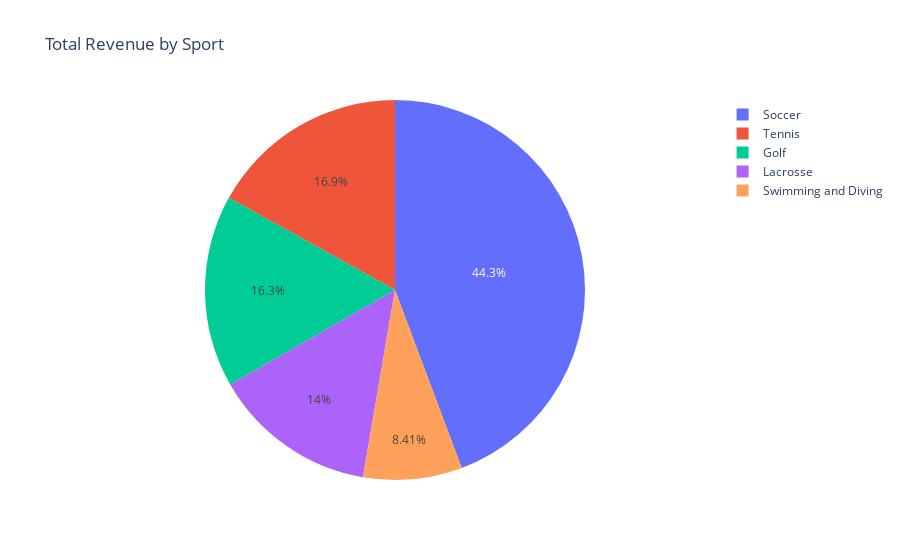

Write notebook code for a chart like this one.
### Code cell
# Make your pie or scatteplot using plotly 
fig = px.pie(df_5, names='sports', values='Total_Revenue', title='Total Revenue by Sport')
fig.show()

### Figure 1 — Plotly figure (JSON) as saved in the notebook; plotly's stock layout.template omitted (floating-point values rounded to 4 significant figures; data arrays with more than 128 entries replaced by an {"elided": "..."} marker saying what was removed)
{"data": [{"domain": {"x": [0, 1], "y": [0, 1]}, "hovertemplate": "sports=%{label}<br>Total_Revenue=%{value}<extra></extra>", "labels": {"elided": "18822 str values"}, "legendgroup": "", "name": "", "showlegend": true, "type": "pie", "values": {"elided": "18822 float values"}}], "layout": {"legend": {"tracegroupgap": 0}, "title": {"text": "Total Revenue by Sport"}}}
